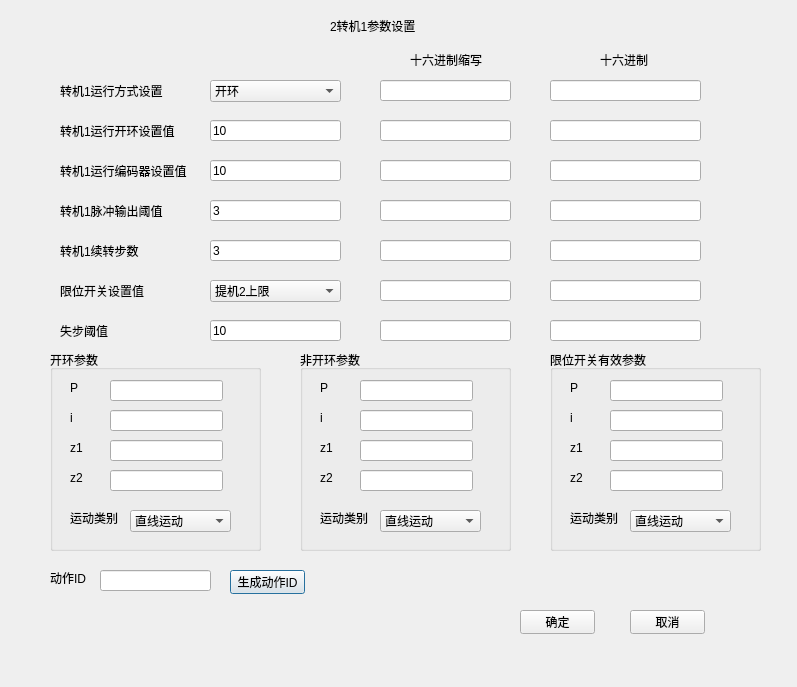
<?xml version="1.0" encoding="UTF-8"?>
<ui version="4.0">
 <class>Transfer1</class>
 <widget class="QDialog" name="Transfer1">
  <property name="geometry">
   <rect>
    <x>0</x>
    <y>0</y>
    <width>797</width>
    <height>687</height>
   </rect>
  </property>
  <property name="windowTitle">
   <string>Dialog</string>
  </property>
  <widget class="QLabel" name="label">
   <property name="geometry">
    <rect>
     <x>330</x>
     <y>10</y>
     <width>91</width>
     <height>31</height>
    </rect>
   </property>
   <property name="text">
    <string>2转机1参数设置</string>
   </property>
  </widget>
  <widget class="QLabel" name="label_2">
   <property name="geometry">
    <rect>
     <x>60</x>
     <y>80</y>
     <width>111</width>
     <height>21</height>
    </rect>
   </property>
   <property name="text">
    <string>转机1运行方式设置</string>
   </property>
  </widget>
  <widget class="QComboBox" name="runModeComboBox">
   <property name="geometry">
    <rect>
     <x>210</x>
     <y>80</y>
     <width>131</width>
     <height>22</height>
    </rect>
   </property>
   <item>
    <property name="text">
     <string>开环</string>
    </property>
   </item>
   <item>
    <property name="text">
     <string>限位开关</string>
    </property>
   </item>
   <item>
    <property name="text">
     <string>编码器</string>
    </property>
   </item>
  </widget>
  <widget class="QLabel" name="label_3">
   <property name="geometry">
    <rect>
     <x>60</x>
     <y>120</y>
     <width>121</width>
     <height>21</height>
    </rect>
   </property>
   <property name="text">
    <string>转机1运行开环设置值</string>
   </property>
  </widget>
  <widget class="QLineEdit" name="valLineEdit_1">
   <property name="geometry">
    <rect>
     <x>210</x>
     <y>120</y>
     <width>131</width>
     <height>21</height>
    </rect>
   </property>
   <property name="text">
    <string>10</string>
   </property>
  </widget>
  <widget class="QLabel" name="label_4">
   <property name="geometry">
    <rect>
     <x>60</x>
     <y>160</y>
     <width>131</width>
     <height>21</height>
    </rect>
   </property>
   <property name="text">
    <string>转机1运行编码器设置值</string>
   </property>
  </widget>
  <widget class="QLineEdit" name="valLineEdit_2">
   <property name="geometry">
    <rect>
     <x>210</x>
     <y>160</y>
     <width>131</width>
     <height>21</height>
    </rect>
   </property>
   <property name="text">
    <string>10</string>
   </property>
  </widget>
  <widget class="QLineEdit" name="valLineEdit_3">
   <property name="geometry">
    <rect>
     <x>210</x>
     <y>200</y>
     <width>131</width>
     <height>21</height>
    </rect>
   </property>
   <property name="text">
    <string>3</string>
   </property>
  </widget>
  <widget class="QLabel" name="label_5">
   <property name="geometry">
    <rect>
     <x>60</x>
     <y>200</y>
     <width>131</width>
     <height>21</height>
    </rect>
   </property>
   <property name="text">
    <string>转机1脉冲输出阈值</string>
   </property>
  </widget>
  <widget class="QLineEdit" name="valLineEdit_4">
   <property name="geometry">
    <rect>
     <x>210</x>
     <y>240</y>
     <width>131</width>
     <height>21</height>
    </rect>
   </property>
   <property name="text">
    <string>3</string>
   </property>
  </widget>
  <widget class="QLabel" name="label_6">
   <property name="geometry">
    <rect>
     <x>60</x>
     <y>240</y>
     <width>131</width>
     <height>21</height>
    </rect>
   </property>
   <property name="text">
    <string>转机1续转步数</string>
   </property>
  </widget>
  <widget class="QLabel" name="label_7">
   <property name="geometry">
    <rect>
     <x>60</x>
     <y>280</y>
     <width>111</width>
     <height>21</height>
    </rect>
   </property>
   <property name="text">
    <string>限位开关设置值</string>
   </property>
  </widget>
  <widget class="QComboBox" name="switchValComboBox">
   <property name="geometry">
    <rect>
     <x>210</x>
     <y>280</y>
     <width>131</width>
     <height>22</height>
    </rect>
   </property>
   <item>
    <property name="text">
     <string>提机2上限</string>
    </property>
   </item>
   <item>
    <property name="text">
     <string>提机2下限</string>
    </property>
   </item>
   <item>
    <property name="text">
     <string>转机1零</string>
    </property>
   </item>
   <item>
    <property name="text">
     <string>转机1计</string>
    </property>
   </item>
   <item>
    <property name="text">
     <string>转机1零备</string>
    </property>
   </item>
   <item>
    <property name="text">
     <string>6号</string>
    </property>
   </item>
   <item>
    <property name="text">
     <string>炉上机3上限</string>
    </property>
   </item>
   <item>
    <property name="text">
     <string>炉上机3下限</string>
    </property>
   </item>
   <item>
    <property name="text">
     <string>炉下机5上限</string>
    </property>
   </item>
   <item>
    <property name="text">
     <string>炉下机5下限</string>
    </property>
   </item>
   <item>
    <property name="text">
     <string>不使用</string>
    </property>
   </item>
  </widget>
  <widget class="QLabel" name="label_8">
   <property name="geometry">
    <rect>
     <x>60</x>
     <y>320</y>
     <width>131</width>
     <height>21</height>
    </rect>
   </property>
   <property name="text">
    <string>失步阈值</string>
   </property>
  </widget>
  <widget class="QLineEdit" name="valLineEdit_5">
   <property name="geometry">
    <rect>
     <x>210</x>
     <y>320</y>
     <width>131</width>
     <height>21</height>
    </rect>
   </property>
   <property name="text">
    <string>10</string>
   </property>
  </widget>
  <widget class="QLabel" name="label_9">
   <property name="geometry">
    <rect>
     <x>410</x>
     <y>50</y>
     <width>81</width>
     <height>20</height>
    </rect>
   </property>
   <property name="text">
    <string>十六进制缩写</string>
   </property>
  </widget>
  <widget class="QLabel" name="label_10">
   <property name="geometry">
    <rect>
     <x>600</x>
     <y>50</y>
     <width>81</width>
     <height>20</height>
    </rect>
   </property>
   <property name="text">
    <string>十六进制</string>
   </property>
  </widget>
  <widget class="QLineEdit" name="hexOmitLineEdit_1">
   <property name="geometry">
    <rect>
     <x>380</x>
     <y>80</y>
     <width>131</width>
     <height>21</height>
    </rect>
   </property>
   <property name="text">
    <string/>
   </property>
   <property name="readOnly">
    <bool>true</bool>
   </property>
  </widget>
  <widget class="QLineEdit" name="hexLineEdit_1">
   <property name="geometry">
    <rect>
     <x>550</x>
     <y>80</y>
     <width>151</width>
     <height>21</height>
    </rect>
   </property>
   <property name="text">
    <string/>
   </property>
   <property name="readOnly">
    <bool>true</bool>
   </property>
  </widget>
  <widget class="QLineEdit" name="hexLineEdit_2">
   <property name="geometry">
    <rect>
     <x>550</x>
     <y>120</y>
     <width>151</width>
     <height>21</height>
    </rect>
   </property>
   <property name="text">
    <string/>
   </property>
   <property name="readOnly">
    <bool>true</bool>
   </property>
  </widget>
  <widget class="QLineEdit" name="hexOmitLineEdit_2">
   <property name="geometry">
    <rect>
     <x>380</x>
     <y>120</y>
     <width>131</width>
     <height>21</height>
    </rect>
   </property>
   <property name="text">
    <string/>
   </property>
   <property name="readOnly">
    <bool>true</bool>
   </property>
  </widget>
  <widget class="QLineEdit" name="hexLineEdit_3">
   <property name="geometry">
    <rect>
     <x>550</x>
     <y>160</y>
     <width>151</width>
     <height>21</height>
    </rect>
   </property>
   <property name="text">
    <string/>
   </property>
   <property name="readOnly">
    <bool>true</bool>
   </property>
  </widget>
  <widget class="QLineEdit" name="hexOmitLineEdit_3">
   <property name="geometry">
    <rect>
     <x>380</x>
     <y>160</y>
     <width>131</width>
     <height>21</height>
    </rect>
   </property>
   <property name="text">
    <string/>
   </property>
   <property name="readOnly">
    <bool>true</bool>
   </property>
  </widget>
  <widget class="QLineEdit" name="hexLineEdit_4">
   <property name="geometry">
    <rect>
     <x>550</x>
     <y>200</y>
     <width>151</width>
     <height>21</height>
    </rect>
   </property>
   <property name="text">
    <string/>
   </property>
   <property name="readOnly">
    <bool>true</bool>
   </property>
  </widget>
  <widget class="QLineEdit" name="hexOmitLineEdit_4">
   <property name="geometry">
    <rect>
     <x>380</x>
     <y>200</y>
     <width>131</width>
     <height>21</height>
    </rect>
   </property>
   <property name="text">
    <string/>
   </property>
   <property name="readOnly">
    <bool>true</bool>
   </property>
  </widget>
  <widget class="QLineEdit" name="hexLineEdit_5">
   <property name="geometry">
    <rect>
     <x>550</x>
     <y>240</y>
     <width>151</width>
     <height>21</height>
    </rect>
   </property>
   <property name="text">
    <string/>
   </property>
   <property name="readOnly">
    <bool>true</bool>
   </property>
  </widget>
  <widget class="QLineEdit" name="hexOmitLineEdit_5">
   <property name="geometry">
    <rect>
     <x>380</x>
     <y>240</y>
     <width>131</width>
     <height>21</height>
    </rect>
   </property>
   <property name="text">
    <string/>
   </property>
   <property name="readOnly">
    <bool>true</bool>
   </property>
  </widget>
  <widget class="QLineEdit" name="hexLineEdit_6">
   <property name="geometry">
    <rect>
     <x>550</x>
     <y>280</y>
     <width>151</width>
     <height>21</height>
    </rect>
   </property>
   <property name="text">
    <string/>
   </property>
   <property name="readOnly">
    <bool>true</bool>
   </property>
  </widget>
  <widget class="QLineEdit" name="hexOmitLineEdit_6">
   <property name="geometry">
    <rect>
     <x>380</x>
     <y>280</y>
     <width>131</width>
     <height>21</height>
    </rect>
   </property>
   <property name="text">
    <string/>
   </property>
   <property name="readOnly">
    <bool>true</bool>
   </property>
  </widget>
  <widget class="QLineEdit" name="hexLineEdit_7">
   <property name="geometry">
    <rect>
     <x>550</x>
     <y>320</y>
     <width>151</width>
     <height>21</height>
    </rect>
   </property>
   <property name="text">
    <string/>
   </property>
   <property name="readOnly">
    <bool>true</bool>
   </property>
  </widget>
  <widget class="QLineEdit" name="hexOmitLineEdit_7">
   <property name="geometry">
    <rect>
     <x>380</x>
     <y>320</y>
     <width>131</width>
     <height>21</height>
    </rect>
   </property>
   <property name="text">
    <string/>
   </property>
   <property name="readOnly">
    <bool>true</bool>
   </property>
  </widget>
  <widget class="QLabel" name="label_11">
   <property name="geometry">
    <rect>
     <x>50</x>
     <y>570</y>
     <width>54</width>
     <height>16</height>
    </rect>
   </property>
   <property name="text">
    <string>动作ID</string>
   </property>
  </widget>
  <widget class="QLineEdit" name="actionIDLineEdit">
   <property name="geometry">
    <rect>
     <x>100</x>
     <y>570</y>
     <width>111</width>
     <height>21</height>
    </rect>
   </property>
   <property name="text">
    <string/>
   </property>
   <property name="readOnly">
    <bool>true</bool>
   </property>
  </widget>
  <widget class="QPushButton" name="generateIDPushButton">
   <property name="geometry">
    <rect>
     <x>230</x>
     <y>570</y>
     <width>75</width>
     <height>24</height>
    </rect>
   </property>
   <property name="text">
    <string>生成动作ID</string>
   </property>
  </widget>
  <widget class="QPushButton" name="commitPushButton">
   <property name="geometry">
    <rect>
     <x>520</x>
     <y>610</y>
     <width>75</width>
     <height>24</height>
    </rect>
   </property>
   <property name="text">
    <string>确定</string>
   </property>
  </widget>
  <widget class="QPushButton" name="cancelPushButton">
   <property name="geometry">
    <rect>
     <x>630</x>
     <y>610</y>
     <width>75</width>
     <height>24</height>
    </rect>
   </property>
   <property name="text">
    <string>取消</string>
   </property>
  </widget>
  <widget class="QGroupBox" name="groupBox">
   <property name="geometry">
    <rect>
     <x>50</x>
     <y>350</y>
     <width>211</width>
     <height>201</height>
    </rect>
   </property>
   <property name="title">
    <string>开环参数</string>
   </property>
   <widget class="QLabel" name="label_12">
    <property name="geometry">
     <rect>
      <x>20</x>
      <y>30</y>
      <width>31</width>
      <height>16</height>
     </rect>
    </property>
    <property name="text">
     <string>P</string>
    </property>
   </widget>
   <widget class="QLineEdit" name="pLineEdit_1">
    <property name="geometry">
     <rect>
      <x>60</x>
      <y>30</y>
      <width>113</width>
      <height>21</height>
     </rect>
    </property>
    <property name="readOnly">
     <bool>true</bool>
    </property>
   </widget>
   <widget class="QLabel" name="label_13">
    <property name="geometry">
     <rect>
      <x>20</x>
      <y>60</y>
      <width>31</width>
      <height>16</height>
     </rect>
    </property>
    <property name="text">
     <string>i</string>
    </property>
   </widget>
   <widget class="QLineEdit" name="iLineEdit_1">
    <property name="geometry">
     <rect>
      <x>60</x>
      <y>60</y>
      <width>113</width>
      <height>21</height>
     </rect>
    </property>
    <property name="readOnly">
     <bool>true</bool>
    </property>
   </widget>
   <widget class="QLabel" name="label_14">
    <property name="geometry">
     <rect>
      <x>20</x>
      <y>90</y>
      <width>31</width>
      <height>16</height>
     </rect>
    </property>
    <property name="text">
     <string>z1</string>
    </property>
   </widget>
   <widget class="QLineEdit" name="z1LineEdit_1">
    <property name="geometry">
     <rect>
      <x>60</x>
      <y>90</y>
      <width>113</width>
      <height>21</height>
     </rect>
    </property>
    <property name="readOnly">
     <bool>true</bool>
    </property>
   </widget>
   <widget class="QLabel" name="label_15">
    <property name="geometry">
     <rect>
      <x>20</x>
      <y>120</y>
      <width>31</width>
      <height>16</height>
     </rect>
    </property>
    <property name="text">
     <string>z2</string>
    </property>
   </widget>
   <widget class="QLineEdit" name="z2LineEdit_1">
    <property name="geometry">
     <rect>
      <x>60</x>
      <y>120</y>
      <width>113</width>
      <height>21</height>
     </rect>
    </property>
    <property name="readOnly">
     <bool>true</bool>
    </property>
   </widget>
   <widget class="QLabel" name="label_16">
    <property name="geometry">
     <rect>
      <x>20</x>
      <y>160</y>
      <width>51</width>
      <height>16</height>
     </rect>
    </property>
    <property name="text">
     <string>运动类别</string>
    </property>
   </widget>
   <widget class="QComboBox" name="typeComboBox_1">
    <property name="geometry">
     <rect>
      <x>80</x>
      <y>160</y>
      <width>101</width>
      <height>22</height>
     </rect>
    </property>
    <item>
     <property name="text">
      <string>直线运动</string>
     </property>
    </item>
    <item>
     <property name="text">
      <string>圆周运动</string>
     </property>
    </item>
   </widget>
  </widget>
  <widget class="QGroupBox" name="groupBox_2">
   <property name="geometry">
    <rect>
     <x>300</x>
     <y>350</y>
     <width>211</width>
     <height>201</height>
    </rect>
   </property>
   <property name="title">
    <string>非开环参数</string>
   </property>
   <widget class="QLabel" name="label_17">
    <property name="geometry">
     <rect>
      <x>20</x>
      <y>30</y>
      <width>31</width>
      <height>16</height>
     </rect>
    </property>
    <property name="text">
     <string>P</string>
    </property>
   </widget>
   <widget class="QLineEdit" name="pLineEdit_2">
    <property name="geometry">
     <rect>
      <x>60</x>
      <y>30</y>
      <width>113</width>
      <height>21</height>
     </rect>
    </property>
    <property name="readOnly">
     <bool>true</bool>
    </property>
   </widget>
   <widget class="QLabel" name="label_18">
    <property name="geometry">
     <rect>
      <x>20</x>
      <y>60</y>
      <width>31</width>
      <height>16</height>
     </rect>
    </property>
    <property name="text">
     <string>i</string>
    </property>
   </widget>
   <widget class="QLineEdit" name="iLineEdit_2">
    <property name="geometry">
     <rect>
      <x>60</x>
      <y>60</y>
      <width>113</width>
      <height>21</height>
     </rect>
    </property>
    <property name="readOnly">
     <bool>true</bool>
    </property>
   </widget>
   <widget class="QLabel" name="label_19">
    <property name="geometry">
     <rect>
      <x>20</x>
      <y>90</y>
      <width>31</width>
      <height>16</height>
     </rect>
    </property>
    <property name="text">
     <string>z1</string>
    </property>
   </widget>
   <widget class="QLineEdit" name="z1LineEdit_2">
    <property name="geometry">
     <rect>
      <x>60</x>
      <y>90</y>
      <width>113</width>
      <height>21</height>
     </rect>
    </property>
    <property name="readOnly">
     <bool>true</bool>
    </property>
   </widget>
   <widget class="QLabel" name="label_20">
    <property name="geometry">
     <rect>
      <x>20</x>
      <y>120</y>
      <width>31</width>
      <height>16</height>
     </rect>
    </property>
    <property name="text">
     <string>z2</string>
    </property>
   </widget>
   <widget class="QLineEdit" name="z2LineEdit_2">
    <property name="geometry">
     <rect>
      <x>60</x>
      <y>120</y>
      <width>113</width>
      <height>21</height>
     </rect>
    </property>
    <property name="readOnly">
     <bool>true</bool>
    </property>
   </widget>
   <widget class="QLabel" name="label_21">
    <property name="geometry">
     <rect>
      <x>20</x>
      <y>160</y>
      <width>51</width>
      <height>16</height>
     </rect>
    </property>
    <property name="text">
     <string>运动类别</string>
    </property>
   </widget>
   <widget class="QComboBox" name="typeComboBox_2">
    <property name="geometry">
     <rect>
      <x>80</x>
      <y>160</y>
      <width>101</width>
      <height>22</height>
     </rect>
    </property>
    <item>
     <property name="text">
      <string>直线运动</string>
     </property>
    </item>
    <item>
     <property name="text">
      <string>圆周运动</string>
     </property>
    </item>
   </widget>
  </widget>
  <widget class="QGroupBox" name="groupBox_3">
   <property name="geometry">
    <rect>
     <x>550</x>
     <y>350</y>
     <width>211</width>
     <height>201</height>
    </rect>
   </property>
   <property name="title">
    <string>限位开关有效参数</string>
   </property>
   <widget class="QLabel" name="label_22">
    <property name="geometry">
     <rect>
      <x>20</x>
      <y>30</y>
      <width>31</width>
      <height>16</height>
     </rect>
    </property>
    <property name="text">
     <string>P</string>
    </property>
   </widget>
   <widget class="QLineEdit" name="pLineEdit_3">
    <property name="geometry">
     <rect>
      <x>60</x>
      <y>30</y>
      <width>113</width>
      <height>21</height>
     </rect>
    </property>
    <property name="readOnly">
     <bool>true</bool>
    </property>
   </widget>
   <widget class="QLabel" name="label_23">
    <property name="geometry">
     <rect>
      <x>20</x>
      <y>60</y>
      <width>31</width>
      <height>16</height>
     </rect>
    </property>
    <property name="text">
     <string>i</string>
    </property>
   </widget>
   <widget class="QLineEdit" name="iLineEdit_3">
    <property name="geometry">
     <rect>
      <x>60</x>
      <y>60</y>
      <width>113</width>
      <height>21</height>
     </rect>
    </property>
    <property name="readOnly">
     <bool>true</bool>
    </property>
   </widget>
   <widget class="QLabel" name="label_24">
    <property name="geometry">
     <rect>
      <x>20</x>
      <y>90</y>
      <width>31</width>
      <height>16</height>
     </rect>
    </property>
    <property name="text">
     <string>z1</string>
    </property>
   </widget>
   <widget class="QLineEdit" name="z1LineEdit_3">
    <property name="geometry">
     <rect>
      <x>60</x>
      <y>90</y>
      <width>113</width>
      <height>21</height>
     </rect>
    </property>
    <property name="readOnly">
     <bool>true</bool>
    </property>
   </widget>
   <widget class="QLabel" name="label_25">
    <property name="geometry">
     <rect>
      <x>20</x>
      <y>120</y>
      <width>31</width>
      <height>16</height>
     </rect>
    </property>
    <property name="text">
     <string>z2</string>
    </property>
   </widget>
   <widget class="QLineEdit" name="z2LineEdit_3">
    <property name="geometry">
     <rect>
      <x>60</x>
      <y>120</y>
      <width>113</width>
      <height>21</height>
     </rect>
    </property>
    <property name="readOnly">
     <bool>true</bool>
    </property>
   </widget>
   <widget class="QLabel" name="label_26">
    <property name="geometry">
     <rect>
      <x>20</x>
      <y>160</y>
      <width>51</width>
      <height>16</height>
     </rect>
    </property>
    <property name="text">
     <string>运动类别</string>
    </property>
   </widget>
   <widget class="QComboBox" name="typeComboBox_3">
    <property name="geometry">
     <rect>
      <x>80</x>
      <y>160</y>
      <width>101</width>
      <height>22</height>
     </rect>
    </property>
    <item>
     <property name="text">
      <string>直线运动</string>
     </property>
    </item>
    <item>
     <property name="text">
      <string>圆周运动</string>
     </property>
    </item>
   </widget>
  </widget>
 </widget>
 <resources/>
 <connections/>
</ui>
